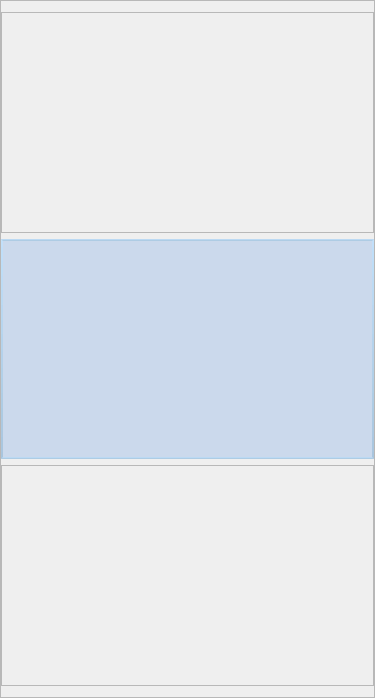
<?xml version="1.0" encoding="UTF-8"?>
<ui version="4.0">
 <class>ForceModel</class>
 <widget class="QFrame" name="ForceModel">
  <property name="geometry">
   <rect>
    <x>0</x>
    <y>0</y>
    <width>375</width>
    <height>698</height>
   </rect>
  </property>
  <property name="maximumSize">
   <size>
    <width>375</width>
    <height>16777215</height>
   </size>
  </property>
  <property name="windowTitle">
   <string>Frame</string>
  </property>
  <property name="frameShape">
   <enum>QFrame::StyledPanel</enum>
  </property>
  <property name="frameShadow">
   <enum>QFrame::Raised</enum>
  </property>
  <layout class="QVBoxLayout" name="verticalLayout">
   <property name="leftMargin">
    <number>0</number>
   </property>
   <property name="rightMargin">
    <number>0</number>
   </property>
   <item>
    <widget class="QFrame" name="frame">
     <property name="frameShape">
      <enum>QFrame::StyledPanel</enum>
     </property>
     <property name="frameShadow">
      <enum>QFrame::Raised</enum>
     </property>
    </widget>
   </item>
   <item>
    <widget class="QFrame" name="frameMain">
     <property name="styleSheet">
      <string notr="true">#frameMain
{
border-style: solid; 
border-width: 2px;
border-color: qlineargradient(spread:pad, x1:0, y1:0, x2:0, y2:1, stop:0 rgba(190, 226, 254, 196), stop:1 rgba(161, 193, 218, 211)); 
	background-color: rgba(58, 130, 223, 50);
}</string>
     </property>
     <property name="frameShape">
      <enum>QFrame::StyledPanel</enum>
     </property>
     <property name="frameShadow">
      <enum>QFrame::Raised</enum>
     </property>
     <layout class="QVBoxLayout" name="verticalLayout_2"/>
    </widget>
   </item>
   <item>
    <widget class="QFrame" name="frame_2">
     <property name="frameShape">
      <enum>QFrame::StyledPanel</enum>
     </property>
     <property name="frameShadow">
      <enum>QFrame::Raised</enum>
     </property>
    </widget>
   </item>
  </layout>
 </widget>
 <resources/>
 <connections/>
</ui>
